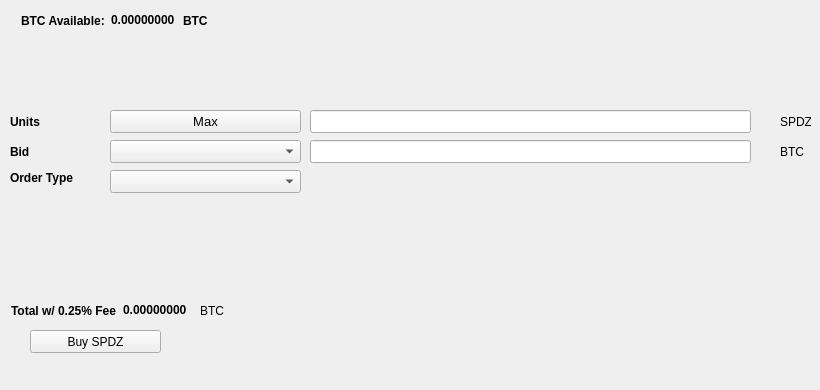
   <widget class="QWidget" name="BuyTab">
    <attribute name="title">
     <string>Buy</string>
    </attribute>
    <widget class="QPushButton" name="BuySPDZ">
     <property name="geometry">
      <rect>
       <x>30</x>
       <y>330</y>
       <width>131</width>
       <height>23</height>
      </rect>
     </property>
     <property name="text">
      <string>Buy SPDZ</string>
     </property>
     <property name="icon">
      <iconset resource="../SPDZ.qrc">
       <normaloff>:/icons/bitcoin</normaloff>:/icons/bitcoin</iconset>
     </property>
    </widget>
    <widget class="QLabel" name="label_3">
     <property name="geometry">
      <rect>
       <x>10</x>
       <y>110</y>
       <width>46</width>
       <height>23</height>
      </rect>
     </property>
     <property name="font">
      <font>
       <weight>75</weight>
       <bold>true</bold>
      </font>
     </property>
     <property name="text">
      <string>Units</string>
     </property>
    </widget>
    <widget class="QLineEdit" name="UnitsInput">
     <property name="geometry">
      <rect>
       <x>310</x>
       <y>110</y>
       <width>441</width>
       <height>23</height>
      </rect>
     </property>
     <property name="font">
      <font>
       <pointsize>9</pointsize>
       <weight>75</weight>
       <bold>true</bold>
      </font>
     </property>
    </widget>
    <widget class="QLineEdit" name="BuyBidPriceEdit">
     <property name="geometry">
      <rect>
       <x>310</x>
       <y>140</y>
       <width>441</width>
       <height>23</height>
      </rect>
     </property>
     <property name="font">
      <font>
       <pointsize>9</pointsize>
       <weight>75</weight>
       <bold>true</bold>
      </font>
     </property>
    </widget>
    <widget class="QLabel" name="label_4">
     <property name="geometry">
      <rect>
       <x>780</x>
       <y>110</y>
       <width>31</width>
       <height>23</height>
      </rect>
     </property>
     <property name="text">
      <string>SPDZ</string>
     </property>
    </widget>
    <widget class="QLabel" name="label_5">
     <property name="geometry">
      <rect>
       <x>780</x>
       <y>140</y>
       <width>31</width>
       <height>23</height>
      </rect>
     </property>
     <property name="text">
      <string>BTC</string>
     </property>
    </widget>
    <widget class="QLabel" name="label_6">
     <property name="geometry">
      <rect>
       <x>10</x>
       <y>140</y>
       <width>46</width>
       <height>23</height>
      </rect>
     </property>
     <property name="font">
      <font>
       <weight>75</weight>
       <bold>true</bold>
      </font>
     </property>
     <property name="text">
      <string>Bid</string>
     </property>
    </widget>
    <widget class="QLabel" name="label_7">
     <property name="geometry">
      <rect>
       <x>10</x>
       <y>170</y>
       <width>91</width>
       <height>16</height>
      </rect>
     </property>
     <property name="font">
      <font>
       <weight>75</weight>
       <bold>true</bold>
      </font>
     </property>
     <property name="text">
      <string>Order Type</string>
     </property>
    </widget>
    <widget class="QPushButton" name="Buy_Max_Amount">
     <property name="geometry">
      <rect>
       <x>110</x>
       <y>110</y>
       <width>191</width>
       <height>23</height>
      </rect>
     </property>
     <property name="font">
      <font>
       <pointsize>10</pointsize>
      </font>
     </property>
     <property name="text">
      <string>Max</string>
     </property>
    </widget>
    <widget class="QComboBox" name="BuyBidcomboBox">
     <property name="geometry">
      <rect>
       <x>110</x>
       <y>140</y>
       <width>191</width>
       <height>23</height>
      </rect>
     </property>
     <property name="font">
      <font>
       <pointsize>10</pointsize>
      </font>
     </property>
    </widget>
    <widget class="QComboBox" name="buyOrdertypeCombo">
     <property name="geometry">
      <rect>
       <x>110</x>
       <y>170</y>
       <width>191</width>
       <height>23</height>
      </rect>
     </property>
     <property name="font">
      <font>
       <pointsize>10</pointsize>
      </font>
     </property>
    </widget>
    <widget class="QWidget" name="layoutWidget1">
     <property name="geometry">
      <rect>
       <x>21</x>
       <y>11</y>
       <width>227</width>
       <height>19</height>
      </rect>
     </property>
     <layout class="QHBoxLayout" name="horizontalLayout_3">
      <item>
       <widget class="QLabel" name="label232">
        <property name="font">
         <font>
          <weight>75</weight>
          <bold>true</bold>
         </font>
        </property>
        <property name="text">
         <string>BTC Available:</string>
        </property>
       </widget>
      </item>
      <item>
       <widget class="QLabel" name="BtcAvailableLbl">
        <property name="palette">
         <palette>
          <active>
           <colorrole role="WindowText">
            <brush brushstyle="SolidPattern">
             <color alpha="255">
              <red>0</red>
              <green>0</green>
              <blue>0</blue>
             </color>
            </brush>
           </colorrole>
           <colorrole role="Button">
            <brush brushstyle="SolidPattern">
             <color alpha="255">
              <red>0</red>
              <green>170</green>
              <blue>0</blue>
             </color>
            </brush>
           </colorrole>
           <colorrole role="Light">
            <brush brushstyle="SolidPattern">
             <color alpha="255">
              <red>0</red>
              <green>255</green>
              <blue>0</blue>
             </color>
            </brush>
           </colorrole>
           <colorrole role="Midlight">
            <brush brushstyle="SolidPattern">
             <color alpha="255">
              <red>0</red>
              <green>212</green>
              <blue>0</blue>
             </color>
            </brush>
           </colorrole>
           <colorrole role="Dark">
            <brush brushstyle="SolidPattern">
             <color alpha="255">
              <red>0</red>
              <green>85</green>
              <blue>0</blue>
             </color>
            </brush>
           </colorrole>
           <colorrole role="Mid">
            <brush brushstyle="SolidPattern">
             <color alpha="255">
              <red>0</red>
              <green>113</green>
              <blue>0</blue>
             </color>
            </brush>
           </colorrole>
           <colorrole role="Text">
            <brush brushstyle="SolidPattern">
             <color alpha="255">
              <red>0</red>
              <green>170</green>
              <blue>0</blue>
             </color>
            </brush>
           </colorrole>
           <colorrole role="BrightText">
            <brush brushstyle="SolidPattern">
             <color alpha="255">
              <red>255</red>
              <green>255</green>
              <blue>255</blue>
             </color>
            </brush>
           </colorrole>
           <colorrole role="ButtonText">
            <brush brushstyle="SolidPattern">
             <color alpha="255">
              <red>0</red>
              <green>0</green>
              <blue>0</blue>
             </color>
            </brush>
           </colorrole>
           <colorrole role="Base">
            <brush brushstyle="SolidPattern">
             <color alpha="255">
              <red>255</red>
              <green>255</green>
              <blue>255</blue>
             </color>
            </brush>
           </colorrole>
           <colorrole role="Window">
            <brush brushstyle="SolidPattern">
             <color alpha="255">
              <red>0</red>
              <green>170</green>
              <blue>0</blue>
             </color>
            </brush>
           </colorrole>
           <colorrole role="Shadow">
            <brush brushstyle="SolidPattern">
             <color alpha="255">
              <red>0</red>
              <green>0</green>
              <blue>0</blue>
             </color>
            </brush>
           </colorrole>
           <colorrole role="AlternateBase">
            <brush brushstyle="SolidPattern">
             <color alpha="255">
              <red>127</red>
              <green>212</green>
              <blue>127</blue>
             </color>
            </brush>
           </colorrole>
           <colorrole role="ToolTipBase">
            <brush brushstyle="SolidPattern">
             <color alpha="255">
              <red>255</red>
              <green>255</green>
              <blue>220</blue>
             </color>
            </brush>
           </colorrole>
           <colorrole role="ToolTipText">
            <brush brushstyle="SolidPattern">
             <color alpha="255">
              <red>0</red>
              <green>0</green>
              <blue>0</blue>
             </color>
            </brush>
           </colorrole>
          </active>
          <inactive>
           <colorrole role="WindowText">
            <brush brushstyle="SolidPattern">
             <color alpha="255">
              <red>0</red>
              <green>0</green>
              <blue>0</blue>
             </color>
            </brush>
           </colorrole>
           <colorrole role="Button">
            <brush brushstyle="SolidPattern">
             <color alpha="255">
              <red>0</red>
              <green>170</green>
              <blue>0</blue>
             </color>
            </brush>
           </colorrole>
           <colorrole role="Light">
            <brush brushstyle="SolidPattern">
             <color alpha="255">
              <red>0</red>
              <green>255</green>
              <blue>0</blue>
             </color>
            </brush>
           </colorrole>
           <colorrole role="Midlight">
            <brush brushstyle="SolidPattern">
             <color alpha="255">
              <red>0</red>
              <green>212</green>
              <blue>0</blue>
             </color>
            </brush>
           </colorrole>
           <colorrole role="Dark">
            <brush brushstyle="SolidPattern">
             <color alpha="255">
              <red>0</red>
              <green>85</green>
              <blue>0</blue>
             </color>
            </brush>
           </colorrole>
           <colorrole role="Mid">
            <brush brushstyle="SolidPattern">
             <color alpha="255">
              <red>0</red>
              <green>113</green>
              <blue>0</blue>
             </color>
            </brush>
           </colorrole>
           <colorrole role="Text">
            <brush brushstyle="SolidPattern">
             <color alpha="255">
              <red>0</red>
              <green>170</green>
              <blue>0</blue>
             </color>
            </brush>
           </colorrole>
           <colorrole role="BrightText">
            <brush brushstyle="SolidPattern">
             <color alpha="255">
              <red>255</red>
              <green>255</green>
              <blue>255</blue>
             </color>
            </brush>
           </colorrole>
           <colorrole role="ButtonText">
            <brush brushstyle="SolidPattern">
             <color alpha="255">
              <red>0</red>
              <green>0</green>
              <blue>0</blue>
             </color>
            </brush>
           </colorrole>
           <colorrole role="Base">
            <brush brushstyle="SolidPattern">
             <color alpha="255">
              <red>255</red>
              <green>255</green>
              <blue>255</blue>
             </color>
            </brush>
           </colorrole>
           <colorrole role="Window">
            <brush brushstyle="SolidPattern">
             <color alpha="255">
              <red>0</red>
              <green>170</green>
              <blue>0</blue>
             </color>
            </brush>
           </colorrole>
           <colorrole role="Shadow">
            <brush brushstyle="SolidPattern">
             <color alpha="255">
              <red>0</red>
              <green>0</green>
              <blue>0</blue>
             </color>
            </brush>
           </colorrole>
           <colorrole role="AlternateBase">
            <brush brushstyle="SolidPattern">
             <color alpha="255">
              <red>127</red>
              <green>212</green>
              <blue>127</blue>
             </color>
            </brush>
           </colorrole>
           <colorrole role="ToolTipBase">
            <brush brushstyle="SolidPattern">
             <color alpha="255">
              <red>255</red>
              <green>255</green>
              <blue>220</blue>
             </color>
            </brush>
           </colorrole>
           <colorrole role="ToolTipText">
            <brush brushstyle="SolidPattern">
             <color alpha="255">
              <red>0</red>
              <green>0</green>
              <blue>0</blue>
             </color>
            </brush>
           </colorrole>
          </inactive>
          <disabled>
           <colorrole role="WindowText">
            <brush brushstyle="SolidPattern">
             <color alpha="255">
              <red>0</red>
              <green>85</green>
              <blue>0</blue>
             </color>
            </brush>
           </colorrole>
           <colorrole role="Button">
            <brush brushstyle="SolidPattern">
             <color alpha="255">
              <red>0</red>
              <green>170</green>
              <blue>0</blue>
             </color>
            </brush>
           </colorrole>
           <colorrole role="Light">
            <brush brushstyle="SolidPattern">
             <color alpha="255">
              <red>0</red>
              <green>255</green>
              <blue>0</blue>
             </color>
            </brush>
           </colorrole>
           <colorrole role="Midlight">
            <brush brushstyle="SolidPattern">
             <color alpha="255">
              <red>0</red>
              <green>212</green>
              <blue>0</blue>
             </color>
            </brush>
           </colorrole>
           <colorrole role="Dark">
            <brush brushstyle="SolidPattern">
             <color alpha="255">
              <red>0</red>
              <green>85</green>
              <blue>0</blue>
             </color>
            </brush>
           </colorrole>
           <colorrole role="Mid">
            <brush brushstyle="SolidPattern">
             <color alpha="255">
              <red>0</red>
              <green>113</green>
              <blue>0</blue>
             </color>
            </brush>
           </colorrole>
           <colorrole role="Text">
            <brush brushstyle="SolidPattern">
             <color alpha="255">
              <red>0</red>
              <green>85</green>
              <blue>0</blue>
             </color>
            </brush>
           </colorrole>
           <colorrole role="BrightText">
            <brush brushstyle="SolidPattern">
             <color alpha="255">
              <red>255</red>
              <green>255</green>
              <blue>255</blue>
             </color>
            </brush>
           </colorrole>
           <colorrole role="ButtonText">
            <brush brushstyle="SolidPattern">
             <color alpha="255">
              <red>0</red>
              <green>85</green>
              <blue>0</blue>
             </color>
            </brush>
           </colorrole>
           <colorrole role="Base">
            <brush brushstyle="SolidPattern">
             <color alpha="255">
              <red>0</red>
              <green>170</green>
              <blue>0</blue>
             </color>
            </brush>
           </colorrole>
           <colorrole role="Window">
            <brush brushstyle="SolidPattern">
             <color alpha="255">
              <red>0</red>
              <green>170</green>
              <blue>0</blue>
             </color>
            </brush>
           </colorrole>
           <colorrole role="Shadow">
            <brush brushstyle="SolidPattern">
             <color alpha="255">
              <red>0</red>
              <green>0</green>
              <blue>0</blue>
             </color>
            </brush>
           </colorrole>
           <colorrole role="AlternateBase">
            <brush brushstyle="SolidPattern">
             <color alpha="255">
              <red>0</red>
              <green>170</green>
              <blue>0</blue>
             </color>
            </brush>
           </colorrole>
           <colorrole role="ToolTipBase">
            <brush brushstyle="SolidPattern">
             <color alpha="255">
              <red>255</red>
              <green>255</green>
              <blue>220</blue>
             </color>
            </brush>
           </colorrole>
           <colorrole role="ToolTipText">
            <brush brushstyle="SolidPattern">
             <color alpha="255">
              <red>0</red>
              <green>0</green>
              <blue>0</blue>
             </color>
            </brush>
           </colorrole>
          </disabled>
         </palette>
        </property>
        <property name="font">
         <font>
          <weight>75</weight>
          <bold>true</bold>
         </font>
        </property>
        <property name="text">
         <string>0.00000000</string>
        </property>
        <property name="textInteractionFlags">
         <set>Qt::LinksAccessibleByMouse|Qt::TextSelectableByKeyboard|Qt::TextSelectableByMouse</set>
        </property>
       </widget>
      </item>
      <item>
       <widget class="QLabel" name="BtcAvailableLbl_2">
        <property name="font">
         <font>
          <weight>75</weight>
          <bold>true</bold>
         </font>
        </property>
        <property name="text">
         <string>BTC</string>
        </property>
       </widget>
      </item>
     </layout>
    </widget>
    <widget class="QWidget" name="layoutWidge2">
     <property name="geometry">
      <rect>
       <x>11</x>
       <y>301</y>
       <width>259</width>
       <height>19</height>
      </rect>
     </property>
     <layout class="QHBoxLayout" name="horizontalLayout_4">
      <item>
       <widget class="QLabel" name="label_9">
        <property name="font">
         <font>
          <weight>75</weight>
          <bold>true</bold>
         </font>
        </property>
        <property name="text">
         <string>Total w/ 0.25% Fee</string>
        </property>
       </widget>
      </item>
      <item>
       <widget class="QLabel" name="BuyCostLabel">
        <property name="palette">
         <palette>
          <active>
           <colorrole role="WindowText">
            <brush brushstyle="SolidPattern">
             <color alpha="255">
              <red>0</red>
              <green>0</green>
              <blue>0</blue>
             </color>
            </brush>
           </colorrole>
           <colorrole role="Button">
            <brush brushstyle="SolidPattern">
             <color alpha="255">
              <red>0</red>
              <green>170</green>
              <blue>0</blue>
             </color>
            </brush>
           </colorrole>
           <colorrole role="Light">
            <brush brushstyle="SolidPattern">
             <color alpha="255">
              <red>0</red>
              <green>255</green>
              <blue>0</blue>
             </color>
            </brush>
           </colorrole>
           <colorrole role="Midlight">
            <brush brushstyle="SolidPattern">
             <color alpha="255">
              <red>0</red>
              <green>212</green>
              <blue>0</blue>
             </color>
            </brush>
           </colorrole>
           <colorrole role="Dark">
            <brush brushstyle="SolidPattern">
             <color alpha="255">
              <red>0</red>
              <green>85</green>
              <blue>0</blue>
             </color>
            </brush>
           </colorrole>
           <colorrole role="Mid">
            <brush brushstyle="SolidPattern">
             <color alpha="255">
              <red>0</red>
              <green>113</green>
              <blue>0</blue>
             </color>
            </brush>
           </colorrole>
           <colorrole role="Text">
            <brush brushstyle="SolidPattern">
             <color alpha="255">
              <red>0</red>
              <green>170</green>
              <blue>0</blue>
             </color>
            </brush>
           </colorrole>
           <colorrole role="BrightText">
            <brush brushstyle="SolidPattern">
             <color alpha="255">
              <red>255</red>
              <green>255</green>
              <blue>255</blue>
             </color>
            </brush>
           </colorrole>
           <colorrole role="ButtonText">
            <brush brushstyle="SolidPattern">
             <color alpha="255">
              <red>0</red>
              <green>0</green>
              <blue>0</blue>
             </color>
            </brush>
           </colorrole>
           <colorrole role="Base">
            <brush brushstyle="SolidPattern">
             <color alpha="255">
              <red>255</red>
              <green>255</green>
              <blue>255</blue>
             </color>
            </brush>
           </colorrole>
           <colorrole role="Window">
            <brush brushstyle="SolidPattern">
             <color alpha="255">
              <red>0</red>
              <green>170</green>
              <blue>0</blue>
             </color>
            </brush>
           </colorrole>
           <colorrole role="Shadow">
            <brush brushstyle="SolidPattern">
             <color alpha="255">
              <red>0</red>
              <green>0</green>
              <blue>0</blue>
             </color>
            </brush>
           </colorrole>
           <colorrole role="AlternateBase">
            <brush brushstyle="SolidPattern">
             <color alpha="255">
              <red>127</red>
              <green>212</green>
              <blue>127</blue>
             </color>
            </brush>
           </colorrole>
           <colorrole role="ToolTipBase">
            <brush brushstyle="SolidPattern">
             <color alpha="255">
              <red>255</red>
              <green>255</green>
              <blue>220</blue>
             </color>
            </brush>
           </colorrole>
           <colorrole role="ToolTipText">
            <brush brushstyle="SolidPattern">
             <color alpha="255">
              <red>0</red>
              <green>0</green>
              <blue>0</blue>
             </color>
            </brush>
           </colorrole>
          </active>
          <inactive>
           <colorrole role="WindowText">
            <brush brushstyle="SolidPattern">
             <color alpha="255">
              <red>0</red>
              <green>0</green>
              <blue>0</blue>
             </color>
            </brush>
           </colorrole>
           <colorrole role="Button">
            <brush brushstyle="SolidPattern">
             <color alpha="255">
              <red>0</red>
              <green>170</green>
              <blue>0</blue>
             </color>
            </brush>
           </colorrole>
           <colorrole role="Light">
            <brush brushstyle="SolidPattern">
             <color alpha="255">
              <red>0</red>
              <green>255</green>
              <blue>0</blue>
             </color>
            </brush>
           </colorrole>
           <colorrole role="Midlight">
            <brush brushstyle="SolidPattern">
             <color alpha="255">
              <red>0</red>
              <green>212</green>
              <blue>0</blue>
             </color>
            </brush>
           </colorrole>
           <colorrole role="Dark">
            <brush brushstyle="SolidPattern">
             <color alpha="255">
              <red>0</red>
              <green>85</green>
              <blue>0</blue>
             </color>
            </brush>
           </colorrole>
           <colorrole role="Mid">
            <brush brushstyle="SolidPattern">
             <color alpha="255">
              <red>0</red>
              <green>113</green>
              <blue>0</blue>
             </color>
            </brush>
           </colorrole>
           <colorrole role="Text">
            <brush brushstyle="SolidPattern">
             <color alpha="255">
              <red>0</red>
              <green>170</green>
              <blue>0</blue>
             </color>
            </brush>
           </colorrole>
           <colorrole role="BrightText">
            <brush brushstyle="SolidPattern">
             <color alpha="255">
              <red>255</red>
              <green>255</green>
              <blue>255</blue>
             </color>
            </brush>
           </colorrole>
           <colorrole role="ButtonText">
            <brush brushstyle="SolidPattern">
             <color alpha="255">
              <red>0</red>
              <green>0</green>
              <blue>0</blue>
             </color>
            </brush>
           </colorrole>
           <colorrole role="Base">
            <brush brushstyle="SolidPattern">
             <color alpha="255">
              <red>255</red>
              <green>255</green>
              <blue>255</blue>
             </color>
            </brush>
           </colorrole>
           <colorrole role="Window">
            <brush brushstyle="SolidPattern">
             <color alpha="255">
              <red>0</red>
              <green>170</green>
              <blue>0</blue>
             </color>
            </brush>
           </colorrole>
           <colorrole role="Shadow">
            <brush brushstyle="SolidPattern">
             <color alpha="255">
              <red>0</red>
              <green>0</green>
              <blue>0</blue>
             </color>
            </brush>
           </colorrole>
           <colorrole role="AlternateBase">
            <brush brushstyle="SolidPattern">
             <color alpha="255">
              <red>127</red>
              <green>212</green>
              <blue>127</blue>
             </color>
            </brush>
           </colorrole>
           <colorrole role="ToolTipBase">
            <brush brushstyle="SolidPattern">
             <color alpha="255">
              <red>255</red>
              <green>255</green>
              <blue>220</blue>
             </color>
            </brush>
           </colorrole>
           <colorrole role="ToolTipText">
            <brush brushstyle="SolidPattern">
             <color alpha="255">
              <red>0</red>
              <green>0</green>
              <blue>0</blue>
             </color>
            </brush>
           </colorrole>
          </inactive>
          <disabled>
           <colorrole role="WindowText">
            <brush brushstyle="SolidPattern">
             <color alpha="255">
              <red>0</red>
              <green>85</green>
              <blue>0</blue>
             </color>
            </brush>
           </colorrole>
           <colorrole role="Button">
            <brush brushstyle="SolidPattern">
             <color alpha="255">
              <red>0</red>
              <green>170</green>
              <blue>0</blue>
             </color>
            </brush>
           </colorrole>
           <colorrole role="Light">
            <brush brushstyle="SolidPattern">
             <color alpha="255">
              <red>0</red>
              <green>255</green>
              <blue>0</blue>
             </color>
            </brush>
           </colorrole>
           <colorrole role="Midlight">
            <brush brushstyle="SolidPattern">
             <color alpha="255">
              <red>0</red>
              <green>212</green>
              <blue>0</blue>
             </color>
            </brush>
           </colorrole>
           <colorrole role="Dark">
            <brush brushstyle="SolidPattern">
             <color alpha="255">
              <red>0</red>
              <green>85</green>
              <blue>0</blue>
             </color>
            </brush>
           </colorrole>
           <colorrole role="Mid">
            <brush brushstyle="SolidPattern">
             <color alpha="255">
              <red>0</red>
              <green>113</green>
              <blue>0</blue>
             </color>
            </brush>
           </colorrole>
           <colorrole role="Text">
            <brush brushstyle="SolidPattern">
             <color alpha="255">
              <red>0</red>
              <green>85</green>
              <blue>0</blue>
             </color>
            </brush>
           </colorrole>
           <colorrole role="BrightText">
            <brush brushstyle="SolidPattern">
             <color alpha="255">
              <red>255</red>
              <green>255</green>
              <blue>255</blue>
             </color>
            </brush>
           </colorrole>
           <colorrole role="ButtonText">
            <brush brushstyle="SolidPattern">
             <color alpha="255">
              <red>0</red>
              <green>85</green>
              <blue>0</blue>
             </color>
            </brush>
           </colorrole>
           <colorrole role="Base">
            <brush brushstyle="SolidPattern">
             <color alpha="255">
              <red>0</red>
              <green>170</green>
              <blue>0</blue>
             </color>
            </brush>
           </colorrole>
           <colorrole role="Window">
            <brush brushstyle="SolidPattern">
             <color alpha="255">
              <red>0</red>
              <green>170</green>
              <blue>0</blue>
             </color>
            </brush>
           </colorrole>
           <colorrole role="Shadow">
            <brush brushstyle="SolidPattern">
             <color alpha="255">
              <red>0</red>
              <green>0</green>
              <blue>0</blue>
             </color>
            </brush>
           </colorrole>
           <colorrole role="AlternateBase">
            <brush brushstyle="SolidPattern">
             <color alpha="255">
              <red>0</red>
              <green>170</green>
              <blue>0</blue>
             </color>
            </brush>
           </colorrole>
           <colorrole role="ToolTipBase">
            <brush brushstyle="SolidPattern">
             <color alpha="255">
              <red>255</red>
              <green>255</green>
              <blue>220</blue>
             </color>
            </brush>
           </colorrole>
           <colorrole role="ToolTipText">
            <brush brushstyle="SolidPattern">
             <color alpha="255">
              <red>0</red>
              <green>0</green>
              <blue>0</blue>
             </color>
            </brush>
           </colorrole>
          </disabled>
         </palette>
        </property>
        <property name="font">
         <font>
          <weight>75</weight>
          <bold>true</bold>
         </font>
        </property>
        <property name="autoFillBackground">
         <bool>false</bool>
        </property>
        <property name="text">
         <string>0.00000000</string>
        </property>
        <property name="textInteractionFlags">
         <set>Qt::LinksAccessibleByMouse|Qt::TextSelectableByMouse</set>
        </property>
       </widget>
      </item>
      <item>
       <widget class="QLabel" name="label_10">
        <property name="font">
         <font>
          <weight>50</weight>
          <bold>false</bold>
         </font>
        </property>
        <property name="text">
         <string>BTC</string>
        </property>
       </widget>
      </item>
     </layout>
    </widget>
    <widget class="QLabel" name="label_24">
     <property name="geometry">
      <rect>
       <x>460</x>
       <y>300</y>
       <width>281</width>
       <height>81</height>
      </rect>
     </property>
     <property name="text">
      <string/>
     </property>
     <property name="pixmap">
      <pixmap>:/images/bittrex</pixmap>
     </property>
    </widget>
   </widget>
